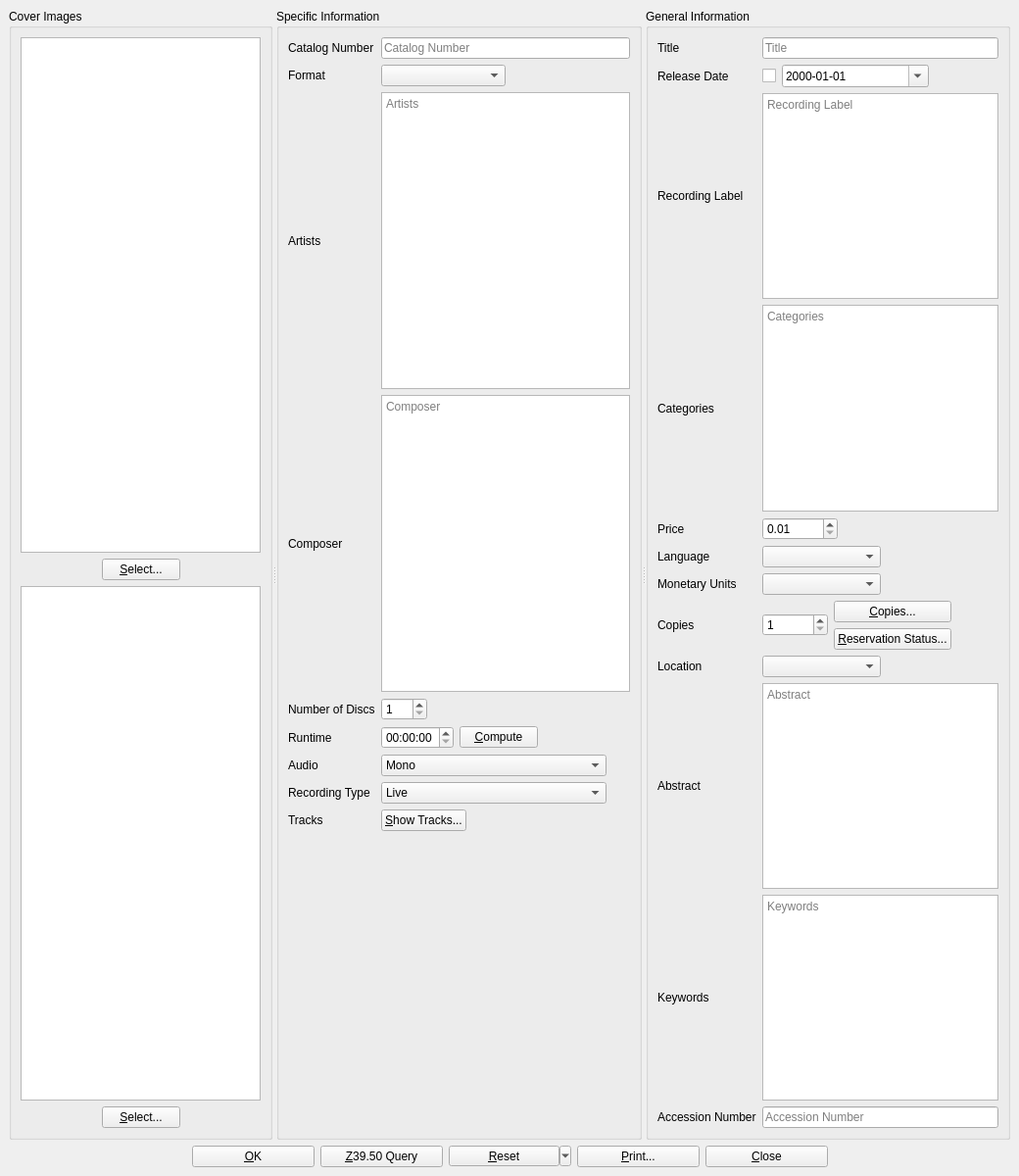
<?xml version="1.0" encoding="UTF-8"?>
<ui version="4.0">
 <class>cdDialog</class>
 <widget class="QMainWindow" name="cdDialog">
  <property name="geometry">
   <rect>
    <x>0</x>
    <y>0</y>
    <width>1040</width>
    <height>1200</height>
   </rect>
  </property>
  <property name="windowTitle">
   <string>BiblioteQ</string>
  </property>
  <property name="windowIcon">
   <iconset resource="../Icons/icons.qrc">
    <normaloff>:/book.png</normaloff>:/book.png</iconset>
  </property>
  <widget class="QWidget" name="centralwidget">
   <layout class="QVBoxLayout">
    <item>
     <widget class="QScrollArea" name="scrollArea">
      <property name="frameShape">
       <enum>QFrame::NoFrame</enum>
      </property>
      <property name="widgetResizable">
       <bool>true</bool>
      </property>
      <widget class="QWidget" name="scrollAreaWidgetContents">
       <property name="geometry">
        <rect>
         <x>0</x>
         <y>0</y>
         <width>1028</width>
         <height>1146</height>
        </rect>
       </property>
       <layout class="QVBoxLayout" name="verticalLayout">
        <property name="spacing">
         <number>0</number>
        </property>
        <property name="leftMargin">
         <number>0</number>
        </property>
        <property name="topMargin">
         <number>0</number>
        </property>
        <property name="rightMargin">
         <number>0</number>
        </property>
        <property name="bottomMargin">
         <number>0</number>
        </property>
        <item>
         <widget class="QSplitter" name="splitter">
          <property name="orientation">
           <enum>Qt::Horizontal</enum>
          </property>
          <widget class="QGroupBox" name="coverImages">
           <property name="title">
            <string>Cover Images</string>
           </property>
           <layout class="QVBoxLayout">
            <item>
             <widget class="biblioteq_image_drop_site" name="front_image">
              <property name="minimumSize">
               <size>
                <width>150</width>
                <height>200</height>
               </size>
              </property>
              <property name="toolTip">
               <string>Front Cover Image</string>
              </property>
              <property name="renderHints">
               <set>QPainter::Antialiasing|QPainter::HighQualityAntialiasing|QPainter::SmoothPixmapTransform|QPainter::TextAntialiasing</set>
              </property>
             </widget>
            </item>
            <item>
             <layout class="QHBoxLayout">
              <item>
               <spacer>
                <property name="orientation">
                 <enum>Qt::Horizontal</enum>
                </property>
                <property name="sizeHint" stdset="0">
                 <size>
                  <width>40</width>
                  <height>20</height>
                 </size>
                </property>
               </spacer>
              </item>
              <item>
               <widget class="QPushButton" name="frontButton">
                <property name="text">
                 <string>&amp;Select...</string>
                </property>
                <property name="icon">
                 <iconset resource="../Icons/icons.qrc">
                  <normaloff>:/16x16/fileopen.png</normaloff>:/16x16/fileopen.png</iconset>
                </property>
               </widget>
              </item>
              <item>
               <spacer>
                <property name="orientation">
                 <enum>Qt::Horizontal</enum>
                </property>
                <property name="sizeHint" stdset="0">
                 <size>
                  <width>40</width>
                  <height>20</height>
                 </size>
                </property>
               </spacer>
              </item>
             </layout>
            </item>
            <item>
             <widget class="biblioteq_image_drop_site" name="back_image">
              <property name="minimumSize">
               <size>
                <width>150</width>
                <height>200</height>
               </size>
              </property>
              <property name="toolTip">
               <string>Back Cover Image</string>
              </property>
              <property name="renderHints">
               <set>QPainter::Antialiasing|QPainter::HighQualityAntialiasing|QPainter::SmoothPixmapTransform|QPainter::TextAntialiasing</set>
              </property>
             </widget>
            </item>
            <item>
             <layout class="QHBoxLayout">
              <item>
               <spacer>
                <property name="orientation">
                 <enum>Qt::Horizontal</enum>
                </property>
                <property name="sizeHint" stdset="0">
                 <size>
                  <width>40</width>
                  <height>20</height>
                 </size>
                </property>
               </spacer>
              </item>
              <item>
               <widget class="QPushButton" name="backButton">
                <property name="text">
                 <string>&amp;Select...</string>
                </property>
                <property name="icon">
                 <iconset resource="../Icons/icons.qrc">
                  <normaloff>:/16x16/fileopen.png</normaloff>:/16x16/fileopen.png</iconset>
                </property>
               </widget>
              </item>
              <item>
               <spacer>
                <property name="orientation">
                 <enum>Qt::Horizontal</enum>
                </property>
                <property name="sizeHint" stdset="0">
                 <size>
                  <width>40</width>
                  <height>20</height>
                 </size>
                </property>
               </spacer>
              </item>
             </layout>
            </item>
           </layout>
          </widget>
          <widget class="QGroupBox" name="groupBox">
           <property name="title">
            <string>Specific Information</string>
           </property>
           <layout class="QGridLayout">
            <item row="0" column="0">
             <widget class="QLabel" name="label">
              <property name="text">
               <string>Catalog Number</string>
              </property>
             </widget>
            </item>
            <item row="0" column="1">
             <widget class="QLineEdit" name="id">
              <property name="maxLength">
               <number>32</number>
              </property>
              <property name="placeholderText">
               <string>Catalog Number</string>
              </property>
             </widget>
            </item>
            <item row="1" column="0">
             <widget class="QLabel" name="label_12">
              <property name="text">
               <string>Format</string>
              </property>
             </widget>
            </item>
            <item row="1" column="1">
             <layout class="QHBoxLayout">
              <item>
               <widget class="QComboBox" name="format">
                <property name="sizePolicy">
                 <sizepolicy hsizetype="Expanding" vsizetype="Fixed">
                  <horstretch>0</horstretch>
                  <verstretch>0</verstretch>
                 </sizepolicy>
                </property>
                <property name="currentIndex">
                 <number>-1</number>
                </property>
                <property name="sizeAdjustPolicy">
                 <enum>QComboBox::AdjustToContents</enum>
                </property>
               </widget>
              </item>
              <item>
               <spacer>
                <property name="orientation">
                 <enum>Qt::Horizontal</enum>
                </property>
                <property name="sizeHint" stdset="0">
                 <size>
                  <width>40</width>
                  <height>20</height>
                 </size>
                </property>
               </spacer>
              </item>
             </layout>
            </item>
            <item row="2" column="0">
             <widget class="QLabel" name="label_9">
              <property name="text">
               <string>Artists</string>
              </property>
             </widget>
            </item>
            <item row="2" column="1">
             <widget class="biblioteq_hyperlinked_text_edit" name="artist">
              <property name="verticalScrollBarPolicy">
               <enum>Qt::ScrollBarAlwaysOff</enum>
              </property>
              <property name="horizontalScrollBarPolicy">
               <enum>Qt::ScrollBarAlwaysOff</enum>
              </property>
              <property name="tabChangesFocus">
               <bool>true</bool>
              </property>
              <property name="undoRedoEnabled">
               <bool>true</bool>
              </property>
              <property name="readOnly">
               <bool>false</bool>
              </property>
              <property name="textInteractionFlags">
               <set>Qt::LinksAccessibleByKeyboard|Qt::LinksAccessibleByMouse|Qt::TextBrowserInteraction|Qt::TextEditable|Qt::TextEditorInteraction|Qt::TextSelectableByKeyboard|Qt::TextSelectableByMouse</set>
              </property>
              <property name="placeholderText">
               <string>Artists</string>
              </property>
              <property name="openLinks">
               <bool>false</bool>
              </property>
             </widget>
            </item>
            <item row="4" column="0">
             <widget class="QLabel" name="label_5">
              <property name="text">
               <string>Number of Discs</string>
              </property>
             </widget>
            </item>
            <item row="4" column="1">
             <layout class="QHBoxLayout">
              <item>
               <widget class="QSpinBox" name="no_of_discs">
                <property name="minimum">
                 <number>1</number>
                </property>
                <property name="maximum">
                 <number>100</number>
                </property>
               </widget>
              </item>
              <item>
               <spacer>
                <property name="orientation">
                 <enum>Qt::Horizontal</enum>
                </property>
                <property name="sizeHint" stdset="0">
                 <size>
                  <width>40</width>
                  <height>20</height>
                 </size>
                </property>
               </spacer>
              </item>
             </layout>
            </item>
            <item row="5" column="0">
             <widget class="QLabel" name="label_6">
              <property name="text">
               <string>Runtime</string>
              </property>
             </widget>
            </item>
            <item row="5" column="1">
             <layout class="QHBoxLayout">
              <item>
               <widget class="QTimeEdit" name="runtime">
                <property name="displayFormat">
                 <string>hh:mm:ss</string>
                </property>
               </widget>
              </item>
              <item>
               <widget class="QPushButton" name="computeButton">
                <property name="toolTip">
                 <string>Compute the runtime from the available tracks.</string>
                </property>
                <property name="text">
                 <string>&amp;Compute</string>
                </property>
                <property name="icon">
                 <iconset resource="../Icons/icons.qrc">
                  <normaloff>:/16x16/sum.png</normaloff>:/16x16/sum.png</iconset>
                </property>
               </widget>
              </item>
              <item>
               <spacer>
                <property name="orientation">
                 <enum>Qt::Horizontal</enum>
                </property>
                <property name="sizeHint" stdset="0">
                 <size>
                  <width>40</width>
                  <height>20</height>
                 </size>
                </property>
               </spacer>
              </item>
             </layout>
            </item>
            <item row="6" column="0">
             <widget class="QLabel" name="label_18">
              <property name="text">
               <string>Audio</string>
              </property>
             </widget>
            </item>
            <item row="6" column="1">
             <layout class="QHBoxLayout">
              <item>
               <widget class="QComboBox" name="audio">
                <property name="sizeAdjustPolicy">
                 <enum>QComboBox::AdjustToContents</enum>
                </property>
                <property name="minimumContentsLength">
                 <number>25</number>
                </property>
                <item>
                 <property name="text">
                  <string>Mono</string>
                 </property>
                </item>
                <item>
                 <property name="text">
                  <string>Stereo</string>
                 </property>
                </item>
               </widget>
              </item>
              <item>
               <spacer>
                <property name="orientation">
                 <enum>Qt::Horizontal</enum>
                </property>
                <property name="sizeHint" stdset="0">
                 <size>
                  <width>40</width>
                  <height>20</height>
                 </size>
                </property>
               </spacer>
              </item>
             </layout>
            </item>
            <item row="7" column="0">
             <widget class="QLabel" name="label_17">
              <property name="text">
               <string>Recording Type</string>
              </property>
             </widget>
            </item>
            <item row="7" column="1">
             <layout class="QHBoxLayout">
              <item>
               <widget class="QComboBox" name="recording_type">
                <property name="sizeAdjustPolicy">
                 <enum>QComboBox::AdjustToContents</enum>
                </property>
                <property name="minimumContentsLength">
                 <number>25</number>
                </property>
                <item>
                 <property name="text">
                  <string>Live</string>
                 </property>
                </item>
                <item>
                 <property name="text">
                  <string>Studio</string>
                 </property>
                </item>
               </widget>
              </item>
              <item>
               <spacer>
                <property name="orientation">
                 <enum>Qt::Horizontal</enum>
                </property>
                <property name="sizeHint" stdset="0">
                 <size>
                  <width>40</width>
                  <height>20</height>
                 </size>
                </property>
               </spacer>
              </item>
             </layout>
            </item>
            <item row="8" column="0">
             <widget class="QLabel" name="tracks_lbl">
              <property name="text">
               <string>Tracks</string>
              </property>
             </widget>
            </item>
            <item row="9" column="0">
             <spacer>
              <property name="orientation">
               <enum>Qt::Vertical</enum>
              </property>
              <property name="sizeHint" stdset="0">
               <size>
                <width>20</width>
                <height>40</height>
               </size>
              </property>
             </spacer>
            </item>
            <item row="8" column="1">
             <layout class="QHBoxLayout">
              <item>
               <widget class="QPushButton" name="tracksButton">
                <property name="text">
                 <string>&amp;Show Tracks...</string>
                </property>
                <property name="icon">
                 <iconset resource="../Icons/icons.qrc">
                  <normaloff>:/16x16/edittracks.png</normaloff>:/16x16/edittracks.png</iconset>
                </property>
               </widget>
              </item>
              <item>
               <spacer>
                <property name="orientation">
                 <enum>Qt::Horizontal</enum>
                </property>
                <property name="sizeHint" stdset="0">
                 <size>
                  <width>40</width>
                  <height>20</height>
                 </size>
                </property>
               </spacer>
              </item>
             </layout>
            </item>
            <item row="3" column="0">
             <widget class="QLabel" name="composer_label">
              <property name="text">
               <string>Composer</string>
              </property>
             </widget>
            </item>
            <item row="3" column="1">
             <widget class="QTextEdit" name="composer">
              <property name="tabChangesFocus">
               <bool>true</bool>
              </property>
              <property name="placeholderText">
               <string>Composer</string>
              </property>
             </widget>
            </item>
           </layout>
          </widget>
          <widget class="QGroupBox" name="groupBox_2">
           <property name="title">
            <string>General Information</string>
           </property>
           <layout class="QGridLayout">
            <item row="5" column="1">
             <layout class="QHBoxLayout">
              <item>
               <widget class="QComboBox" name="language">
                <property name="sizePolicy">
                 <sizepolicy hsizetype="Expanding" vsizetype="Fixed">
                  <horstretch>0</horstretch>
                  <verstretch>0</verstretch>
                 </sizepolicy>
                </property>
                <property name="sizeAdjustPolicy">
                 <enum>QComboBox::AdjustToContents</enum>
                </property>
               </widget>
              </item>
              <item>
               <spacer>
                <property name="orientation">
                 <enum>Qt::Horizontal</enum>
                </property>
                <property name="sizeHint" stdset="0">
                 <size>
                  <width>40</width>
                  <height>20</height>
                 </size>
                </property>
               </spacer>
              </item>
             </layout>
            </item>
            <item row="0" column="0">
             <widget class="QLabel" name="label_2">
              <property name="text">
               <string>Title</string>
              </property>
             </widget>
            </item>
            <item row="0" column="1">
             <widget class="QLineEdit" name="title">
              <property name="placeholderText">
               <string>Title</string>
              </property>
             </widget>
            </item>
            <item row="1" column="0">
             <widget class="QLabel" name="label_13">
              <property name="text">
               <string>Release Date</string>
              </property>
             </widget>
            </item>
            <item row="1" column="1">
             <layout class="QHBoxLayout">
              <item>
               <widget class="QCheckBox" name="publication_date_enabled">
                <property name="toolTip">
                 <string>&lt;html&gt;&lt;head/&gt;&lt;body&gt;&lt;p&gt;Include the Release Date in the search query.&lt;/p&gt;&lt;/body&gt;&lt;/html&gt;</string>
                </property>
                <property name="text">
                 <string/>
                </property>
               </widget>
              </item>
              <item>
               <widget class="QDateEdit" name="release_date">
                <property name="sizePolicy">
                 <sizepolicy hsizetype="Expanding" vsizetype="Fixed">
                  <horstretch>0</horstretch>
                  <verstretch>0</verstretch>
                 </sizepolicy>
                </property>
                <property name="minimumSize">
                 <size>
                  <width>150</width>
                  <height>0</height>
                 </size>
                </property>
                <property name="displayFormat">
                 <string>yyyy-MM-dd</string>
                </property>
                <property name="calendarPopup">
                 <bool>true</bool>
                </property>
               </widget>
              </item>
              <item>
               <spacer>
                <property name="orientation">
                 <enum>Qt::Horizontal</enum>
                </property>
                <property name="sizeHint" stdset="0">
                 <size>
                  <width>40</width>
                  <height>20</height>
                 </size>
                </property>
               </spacer>
              </item>
             </layout>
            </item>
            <item row="2" column="0">
             <widget class="QLabel" name="label_14">
              <property name="text">
               <string>Recording Label</string>
              </property>
             </widget>
            </item>
            <item row="2" column="1">
             <widget class="biblioteq_hyperlinked_text_edit" name="recording_label">
              <property name="verticalScrollBarPolicy">
               <enum>Qt::ScrollBarAlwaysOff</enum>
              </property>
              <property name="horizontalScrollBarPolicy">
               <enum>Qt::ScrollBarAlwaysOff</enum>
              </property>
              <property name="tabChangesFocus">
               <bool>true</bool>
              </property>
              <property name="undoRedoEnabled">
               <bool>true</bool>
              </property>
              <property name="readOnly">
               <bool>false</bool>
              </property>
              <property name="textInteractionFlags">
               <set>Qt::LinksAccessibleByKeyboard|Qt::LinksAccessibleByMouse|Qt::TextBrowserInteraction|Qt::TextEditable|Qt::TextEditorInteraction|Qt::TextSelectableByKeyboard|Qt::TextSelectableByMouse</set>
              </property>
              <property name="placeholderText">
               <string>Recording Label</string>
              </property>
              <property name="openLinks">
               <bool>false</bool>
              </property>
             </widget>
            </item>
            <item row="3" column="0">
             <widget class="QLabel" name="label_15">
              <property name="text">
               <string>Categories</string>
              </property>
             </widget>
            </item>
            <item row="4" column="0">
             <widget class="QLabel" name="label_16">
              <property name="text">
               <string>Price</string>
              </property>
             </widget>
            </item>
            <item row="4" column="1">
             <widget class="QDoubleSpinBox" name="price">
              <property name="sizePolicy">
               <sizepolicy hsizetype="Fixed" vsizetype="Fixed">
                <horstretch>0</horstretch>
                <verstretch>0</verstretch>
               </sizepolicy>
              </property>
              <property name="minimum">
               <double>0.010000000000000</double>
              </property>
              <property name="maximum">
               <double>10000.000000000000000</double>
              </property>
              <property name="singleStep">
               <double>0.010000000000000</double>
              </property>
              <property name="value">
               <double>0.010000000000000</double>
              </property>
             </widget>
            </item>
            <item row="5" column="0">
             <widget class="QLabel" name="label_4">
              <property name="text">
               <string>Language</string>
              </property>
             </widget>
            </item>
            <item row="6" column="0">
             <widget class="QLabel" name="label_3">
              <property name="text">
               <string>Monetary Units</string>
              </property>
             </widget>
            </item>
            <item row="7" column="0">
             <widget class="QLabel" name="label_8">
              <property name="text">
               <string>Copies</string>
              </property>
             </widget>
            </item>
            <item row="7" column="1">
             <layout class="QHBoxLayout">
              <item>
               <widget class="QSpinBox" name="quantity">
                <property name="minimum">
                 <number>1</number>
                </property>
                <property name="maximum">
                 <number>999999999</number>
                </property>
                <property name="value">
                 <number>1</number>
                </property>
               </widget>
              </item>
              <item>
               <layout class="QGridLayout">
                <item row="0" column="0">
                 <widget class="QPushButton" name="copiesButton">
                  <property name="text">
                   <string>&amp;Copies...</string>
                  </property>
                  <property name="icon">
                   <iconset resource="../Icons/icons.qrc">
                    <normaloff>:/16x16/editcopy.png</normaloff>:/16x16/editcopy.png</iconset>
                  </property>
                 </widget>
                </item>
                <item row="1" column="0">
                 <widget class="QPushButton" name="showUserButton">
                  <property name="text">
                   <string>&amp;Reservation Status...</string>
                  </property>
                  <property name="icon">
                   <iconset resource="../Icons/icons.qrc">
                    <normaloff>:/16x16/members.png</normaloff>:/16x16/members.png</iconset>
                  </property>
                 </widget>
                </item>
               </layout>
              </item>
              <item>
               <spacer>
                <property name="orientation">
                 <enum>Qt::Horizontal</enum>
                </property>
                <property name="sizeHint" stdset="0">
                 <size>
                  <width>40</width>
                  <height>20</height>
                 </size>
                </property>
               </spacer>
              </item>
             </layout>
            </item>
            <item row="8" column="0">
             <widget class="QLabel" name="label_10">
              <property name="text">
               <string>Location</string>
              </property>
             </widget>
            </item>
            <item row="8" column="1">
             <layout class="QHBoxLayout">
              <item>
               <widget class="QComboBox" name="location">
                <property name="sizePolicy">
                 <sizepolicy hsizetype="Expanding" vsizetype="Fixed">
                  <horstretch>0</horstretch>
                  <verstretch>0</verstretch>
                 </sizepolicy>
                </property>
                <property name="sizeAdjustPolicy">
                 <enum>QComboBox::AdjustToContents</enum>
                </property>
               </widget>
              </item>
              <item>
               <spacer>
                <property name="orientation">
                 <enum>Qt::Horizontal</enum>
                </property>
                <property name="sizeHint" stdset="0">
                 <size>
                  <width>40</width>
                  <height>20</height>
                 </size>
                </property>
               </spacer>
              </item>
             </layout>
            </item>
            <item row="9" column="1">
             <widget class="QTextEdit" name="description">
              <property name="tabChangesFocus">
               <bool>true</bool>
              </property>
              <property name="acceptRichText">
               <bool>false</bool>
              </property>
              <property name="placeholderText">
               <string>Abstract</string>
              </property>
             </widget>
            </item>
            <item row="9" column="0">
             <widget class="QLabel" name="label_7">
              <property name="text">
               <string>Abstract</string>
              </property>
             </widget>
            </item>
            <item row="3" column="1">
             <widget class="biblioteq_hyperlinked_text_edit" name="category">
              <property name="tabChangesFocus">
               <bool>true</bool>
              </property>
              <property name="undoRedoEnabled">
               <bool>true</bool>
              </property>
              <property name="readOnly">
               <bool>false</bool>
              </property>
              <property name="textInteractionFlags">
               <set>Qt::LinksAccessibleByKeyboard|Qt::LinksAccessibleByMouse|Qt::TextBrowserInteraction|Qt::TextEditable|Qt::TextEditorInteraction|Qt::TextSelectableByKeyboard|Qt::TextSelectableByMouse</set>
              </property>
              <property name="placeholderText">
               <string>Categories</string>
              </property>
              <property name="openLinks">
               <bool>false</bool>
              </property>
             </widget>
            </item>
            <item row="10" column="0">
             <widget class="QLabel" name="label_11">
              <property name="text">
               <string>Keywords</string>
              </property>
             </widget>
            </item>
            <item row="10" column="1">
             <widget class="biblioteq_hyperlinked_text_edit" name="keyword">
              <property name="tabChangesFocus">
               <bool>true</bool>
              </property>
              <property name="undoRedoEnabled">
               <bool>true</bool>
              </property>
              <property name="readOnly">
               <bool>false</bool>
              </property>
              <property name="textInteractionFlags">
               <set>Qt::LinksAccessibleByKeyboard|Qt::LinksAccessibleByMouse|Qt::TextBrowserInteraction|Qt::TextEditable|Qt::TextEditorInteraction|Qt::TextSelectableByKeyboard|Qt::TextSelectableByMouse</set>
              </property>
              <property name="placeholderText">
               <string>Keywords</string>
              </property>
              <property name="openLinks">
               <bool>false</bool>
              </property>
             </widget>
            </item>
            <item row="11" column="0">
             <widget class="QLabel" name="label_19">
              <property name="text">
               <string>Accession Number</string>
              </property>
             </widget>
            </item>
            <item row="11" column="1">
             <widget class="QLineEdit" name="accession_number">
              <property name="placeholderText">
               <string>Accession Number</string>
              </property>
             </widget>
            </item>
            <item row="6" column="1">
             <layout class="QHBoxLayout" name="horizontalLayout">
              <item>
               <widget class="QComboBox" name="monetary_units">
                <property name="sizePolicy">
                 <sizepolicy hsizetype="Expanding" vsizetype="Fixed">
                  <horstretch>0</horstretch>
                  <verstretch>0</verstretch>
                 </sizepolicy>
                </property>
                <property name="sizeAdjustPolicy">
                 <enum>QComboBox::AdjustToContents</enum>
                </property>
               </widget>
              </item>
              <item>
               <spacer name="horizontalSpacer">
                <property name="orientation">
                 <enum>Qt::Horizontal</enum>
                </property>
                <property name="sizeHint" stdset="0">
                 <size>
                  <width>40</width>
                  <height>20</height>
                 </size>
                </property>
               </spacer>
              </item>
             </layout>
            </item>
           </layout>
          </widget>
         </widget>
        </item>
       </layout>
      </widget>
     </widget>
    </item>
    <item>
     <layout class="QHBoxLayout">
      <item>
       <spacer>
        <property name="orientation">
         <enum>Qt::Horizontal</enum>
        </property>
        <property name="sizeHint" stdset="0">
         <size>
          <width>40</width>
          <height>20</height>
         </size>
        </property>
       </spacer>
      </item>
      <item>
       <widget class="QPushButton" name="okButton">
        <property name="minimumSize">
         <size>
          <width>125</width>
          <height>0</height>
         </size>
        </property>
        <property name="text">
         <string>&amp;OK</string>
        </property>
        <property name="icon">
         <iconset resource="../Icons/icons.qrc">
          <normaloff>:/16x16/ok.png</normaloff>:/16x16/ok.png</iconset>
        </property>
       </widget>
      </item>
      <item>
       <widget class="QPushButton" name="queryButton">
        <property name="minimumSize">
         <size>
          <width>125</width>
          <height>0</height>
         </size>
        </property>
        <property name="text">
         <string>&amp;Z39.50 Query</string>
        </property>
        <property name="icon">
         <iconset resource="../Icons/icons.qrc">
          <normaloff>:/16x16/down.png</normaloff>:/16x16/down.png</iconset>
        </property>
       </widget>
      </item>
      <item>
       <widget class="QToolButton" name="resetButton">
        <property name="minimumSize">
         <size>
          <width>125</width>
          <height>0</height>
         </size>
        </property>
        <property name="text">
         <string>&amp;Reset</string>
        </property>
        <property name="popupMode">
         <enum>QToolButton::MenuButtonPopup</enum>
        </property>
        <property name="arrowType">
         <enum>Qt::NoArrow</enum>
        </property>
       </widget>
      </item>
      <item>
       <widget class="QPushButton" name="printButton">
        <property name="minimumSize">
         <size>
          <width>125</width>
          <height>0</height>
         </size>
        </property>
        <property name="text">
         <string>&amp;Print...</string>
        </property>
        <property name="icon">
         <iconset resource="../Icons/icons.qrc">
          <normaloff>:/16x16/fileprint.png</normaloff>:/16x16/fileprint.png</iconset>
        </property>
       </widget>
      </item>
      <item>
       <widget class="QPushButton" name="cancelButton">
        <property name="minimumSize">
         <size>
          <width>125</width>
          <height>0</height>
         </size>
        </property>
        <property name="text">
         <string>&amp;Close</string>
        </property>
        <property name="icon">
         <iconset resource="../Icons/icons.qrc">
          <normaloff>:/16x16/cancel.png</normaloff>:/16x16/cancel.png</iconset>
        </property>
        <property name="shortcut">
         <string>Ctrl+W</string>
        </property>
       </widget>
      </item>
      <item>
       <spacer>
        <property name="orientation">
         <enum>Qt::Horizontal</enum>
        </property>
        <property name="sizeHint" stdset="0">
         <size>
          <width>40</width>
          <height>20</height>
         </size>
        </property>
       </spacer>
      </item>
     </layout>
    </item>
   </layout>
  </widget>
 </widget>
 <customwidgets>
  <customwidget>
   <class>biblioteq_image_drop_site</class>
   <extends>QGraphicsView</extends>
   <header>biblioteq_image_drop_site.h</header>
  </customwidget>
  <customwidget>
   <class>biblioteq_hyperlinked_text_edit</class>
   <extends>QTextBrowser</extends>
   <header>biblioteq_hyperlinked_text_edit.h</header>
  </customwidget>
 </customwidgets>
 <tabstops>
  <tabstop>scrollArea</tabstop>
  <tabstop>front_image</tabstop>
  <tabstop>frontButton</tabstop>
  <tabstop>back_image</tabstop>
  <tabstop>backButton</tabstop>
  <tabstop>id</tabstop>
  <tabstop>format</tabstop>
  <tabstop>artist</tabstop>
  <tabstop>composer</tabstop>
  <tabstop>no_of_discs</tabstop>
  <tabstop>runtime</tabstop>
  <tabstop>computeButton</tabstop>
  <tabstop>audio</tabstop>
  <tabstop>recording_type</tabstop>
  <tabstop>tracksButton</tabstop>
  <tabstop>title</tabstop>
  <tabstop>publication_date_enabled</tabstop>
  <tabstop>release_date</tabstop>
  <tabstop>recording_label</tabstop>
  <tabstop>category</tabstop>
  <tabstop>price</tabstop>
  <tabstop>language</tabstop>
  <tabstop>monetary_units</tabstop>
  <tabstop>quantity</tabstop>
  <tabstop>copiesButton</tabstop>
  <tabstop>showUserButton</tabstop>
  <tabstop>location</tabstop>
  <tabstop>description</tabstop>
  <tabstop>keyword</tabstop>
  <tabstop>accession_number</tabstop>
  <tabstop>okButton</tabstop>
  <tabstop>queryButton</tabstop>
  <tabstop>resetButton</tabstop>
  <tabstop>printButton</tabstop>
  <tabstop>cancelButton</tabstop>
 </tabstops>
 <resources>
  <include location="../Icons/icons.qrc"/>
 </resources>
 <connections/>
</ui>
